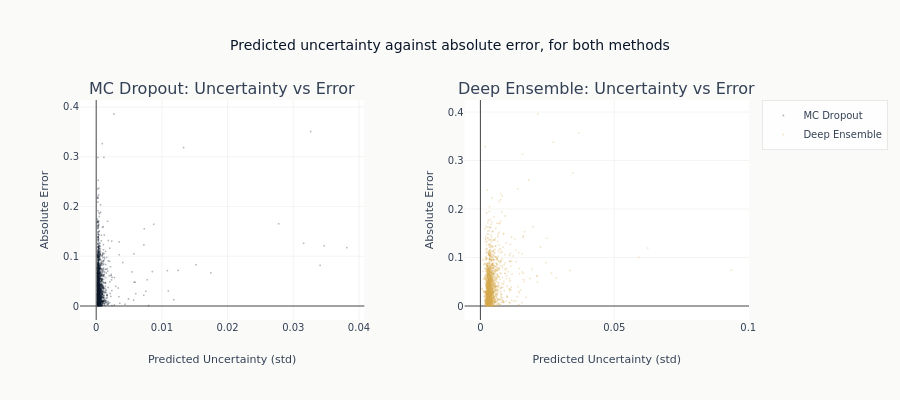

This figure's notebook cell:
### Markdown cell above
### Side-by-Side Calibration

### Code cell
fig = make_subplots(
    rows=1,
    cols=2,
    subplot_titles=(
        "MC Dropout: Uncertainty vs Error",
        "Deep Ensemble: Uncertainty vs Error",
    ),
    horizontal_spacing=0.15,
)

n_scatter = min(2000, len(mc_std))
idx = np.random.choice(len(mc_std), n_scatter, replace=False)

fig.add_trace(
    go.Scattergl(
        x=mc_std[idx],
        y=mc_abs_error[idx],
        mode="markers",
        marker=dict(size=2, opacity=0.3, color=COLORS["blue"]),
        name="MC Dropout",
    ),
    row=1,
    col=1,
)
fig.add_trace(
    go.Scattergl(
        x=ens_std[idx],
        y=ens_abs_error[idx],
        mode="markers",
        marker=dict(size=2, opacity=0.3, color=COLORS["amber"]),
        name="Deep Ensemble",
    ),
    row=1,
    col=2,
)

fig.update_xaxes(title_text="Predicted Uncertainty (std)", row=1, col=1)
fig.update_xaxes(title_text="Predicted Uncertainty (std)", row=1, col=2)
fig.update_yaxes(title_text="Absolute Error", row=1, col=1)
fig.update_yaxes(title_text="Absolute Error", row=1, col=2)
fig.update_layout(
    height=400,
    title_text="Predicted uncertainty against absolute error, for both methods",
)
show_plotly_with_alt(
    fig,
    "Two scatter panels on matching axes, absolute error against predicted standard "
    "deviation. The left panel is MC Dropout, the right the deep ensemble. The "
    "horizontal spread of each cloud shows how much uncertainty each method reports.",
)

### Figure 1 — Plotly figure (JSON) as saved in the notebook; plotly's stock layout.template omitted (floating-point values rounded to 4 significant figures; data arrays with more than 128 entries replaced by an {"elided": "..."} marker saying what was removed)
{"data": [{"marker": {"color": "#0a1628", "opacity": 0.3, "size": 2}, "mode": "markers", "name": "MC Dropout", "type": "scattergl", "x": {"elided": "2000 float values"}, "xaxis": "x", "y": {"elided": "2000 float values"}, "yaxis": "y"}, {"marker": {"color": "#D4A84B", "opacity": 0.3, "size": 2}, "mode": "markers", "name": "Deep Ensemble", "type": "scattergl", "x": {"elided": "2000 float values"}, "xaxis": "x2", "y": {"elided": "2000 float values"}, "yaxis": "y2"}], "layout": {"annotations": [{"font": {"size": 16}, "showarrow": false, "text": "MC Dropout: Uncertainty vs Error", "x": 0.2125, "xanchor": "center", "xref": "paper", "y": 1.0, "yanchor": "bottom", "yref": "paper"}, {"font": {"size": 16}, "showarrow": false, "text": "Deep Ensemble: Uncertainty vs Error", "x": 0.7875, "xanchor": "center", "xref": "paper", "y": 1.0, "yanchor": "bottom", "yref": "paper"}], "height": 400, "title": {"text": "Predicted uncertainty against absolute error, for both methods"}, "xaxis": {"anchor": "y", "domain": [0.0, 0.425], "title": {"text": "Predicted Uncertainty (std)"}}, "xaxis2": {"anchor": "y2", "domain": [0.575, 1.0], "title": {"text": "Predicted Uncertainty (std)"}}, "yaxis": {"anchor": "x", "domain": [0.0, 1.0], "title": {"text": "Absolute Error"}}, "yaxis2": {"anchor": "x2", "domain": [0.0, 1.0], "title": {"text": "Absolute Error"}}}}
